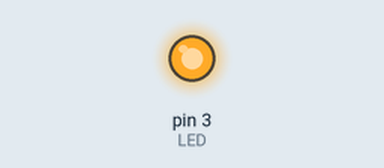
Bench run of a sketch on a simulated Arduino Uno, built with avr-gcc and run on an emulated ATmega328P. Parts: output pins drawn as LEDs (lit = HIGH). Storage starts empty; what the sketch prints to the serial monitor is not drawn.

Above: at 0.1 s.
At 1.1 s:
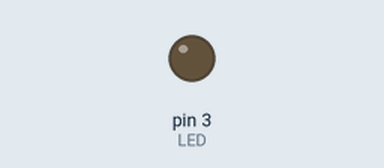
Timing chart, 0 to 2.6 s (numbered marks = the images above):
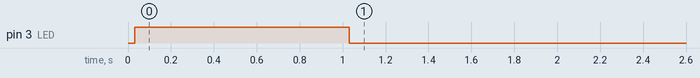

The sketch:

test_code_pcb.ino
```cpp
//Lecture / écriture dans la carte microSD

#include <SD.h>

const int CS = 4;
const int LED = 3;

File myFile;

void setup() {
  // Open serial communications and wait for port to open:
  Serial.begin(9600);

  //Essaye de initialiser le SPI avec la carte SD au port CS
  if (!SD.begin(CS)) {
    Serial.print("Init échouée");
    while (true);
  }
  Serial.println("Init réussie");

  pinMode(LED, OUTPUT);
  digitalWrite(LED, LOW);

  //ECRITURE

  //Ouvre fichier
  myFile = SD.open("test_pcb.txt", FILE_WRITE);

  //Si pas d'erreur, on écrit dedans
  if (myFile) {
    myFile.println("ça marche !!!");
    //Ferme le fichier
    myFile.close();
    digitalWrite(LED, HIGH);
    delay(1000);
    digitalWrite(LED, LOW);
    delay(1000);
  }
  //Si erreur d'ouverture
  else {
    // if the file didn't open, print an error:
    Serial.println("Erreur ouverture fichier");
    digitalWrite(LED, HIGH);
    delay(5000);
    digitalWrite(LED, LOW);
  }

}

void loop() {
  // nothing happens after setup
}
```
